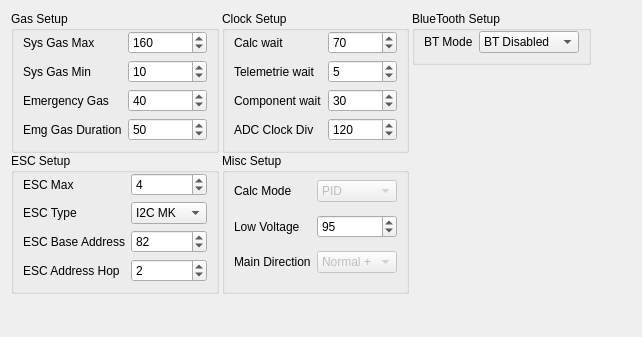
   <widget class="QWidget" name="basicSettings">
    <property name="accessibleName">
     <string/>
    </property>
    <attribute name="title">
     <string>Basic Settings</string>
    </attribute>
    <layout class="QGridLayout" name="gridLayout_2">
     <property name="bottomMargin">
      <number>3</number>
     </property>
     <property name="horizontalSpacing">
      <number>3</number>
     </property>
     <property name="verticalSpacing">
      <number>0</number>
     </property>
     <item row="0" column="0" rowspan="3">
      <widget class="QGroupBox" name="gasSetup">
       <property name="font">
        <font>
         <weight>50</weight>
         <bold>false</bold>
        </font>
       </property>
       <property name="title">
        <string>Gas Setup</string>
       </property>
       <layout class="QGridLayout" name="gridLayout_42">
        <property name="topMargin">
         <number>0</number>
        </property>
        <item row="0" column="0">
         <widget class="QLabel" name="label">
          <property name="font">
           <font>
            <weight>50</weight>
            <bold>false</bold>
           </font>
          </property>
          <property name="text">
           <string>Sys Gas Max</string>
          </property>
         </widget>
        </item>
        <item row="0" column="1">
         <widget class="QSpinBox" name="sysGasMax">
          <property name="enabled">
           <bool>true</bool>
          </property>
          <property name="toolTip">
           <string>This setup is to controll how much Throtle the system will alow after stick and math has be processed. Its kind of a limiter so handle with care. 
After you did some experimenting and your sure your flyer works as expected set this to 254.</string>
          </property>
          <property name="minimum">
           <number>0</number>
          </property>
          <property name="maximum">
           <number>254</number>
          </property>
          <property name="value">
           <number>160</number>
          </property>
         </widget>
        </item>
        <item row="1" column="0">
         <widget class="QLabel" name="label_5">
          <property name="font">
           <font>
            <weight>50</weight>
            <bold>false</bold>
           </font>
          </property>
          <property name="text">
           <string>Sys Gas Min</string>
          </property>
         </widget>
        </item>
        <item row="1" column="1">
         <widget class="QSpinBox" name="sysGasMin">
          <property name="minimum">
           <number>0</number>
          </property>
          <property name="maximum">
           <number>40</number>
          </property>
          <property name="value">
           <number>10</number>
          </property>
         </widget>
        </item>
        <item row="2" column="0">
         <widget class="QLabel" name="label_2">
          <property name="font">
           <font>
            <weight>50</weight>
            <bold>false</bold>
           </font>
          </property>
          <property name="text">
           <string>Emergency Gas</string>
          </property>
         </widget>
        </item>
        <item row="2" column="1">
         <widget class="QSpinBox" name="emgGas">
          <property name="minimum">
           <number>0</number>
          </property>
          <property name="maximum">
           <number>120</number>
          </property>
          <property name="value">
           <number>40</number>
          </property>
         </widget>
        </item>
        <item row="3" column="0">
         <widget class="QLabel" name="label_3">
          <property name="font">
           <font>
            <weight>50</weight>
            <bold>false</bold>
           </font>
          </property>
          <property name="text">
           <string>Emg Gas Duration</string>
          </property>
         </widget>
        </item>
        <item row="3" column="1">
         <widget class="QSpinBox" name="emgGasDur">
          <property name="minimum">
           <number>0</number>
          </property>
          <property name="maximum">
           <number>254</number>
          </property>
          <property name="value">
           <number>50</number>
          </property>
         </widget>
        </item>
       </layout>
      </widget>
     </item>
     <item row="0" column="1" rowspan="3">
      <widget class="QGroupBox" name="ClockSetup">
       <property name="font">
        <font>
         <weight>50</weight>
         <bold>false</bold>
        </font>
       </property>
       <property name="title">
        <string>Clock Setup</string>
       </property>
       <layout class="QGridLayout" name="gridLayout_45">
        <property name="topMargin">
         <number>0</number>
        </property>
        <item row="0" column="0">
         <widget class="QLabel" name="label_9">
          <property name="font">
           <font>
            <weight>50</weight>
            <bold>false</bold>
           </font>
          </property>
          <property name="text">
           <string>Calc wait</string>
          </property>
         </widget>
        </item>
        <item row="0" column="1">
         <widget class="QSpinBox" name="calcWait">
          <property name="toolTip">
           <string>Wait how many main cycles to start a calculation cycle.
This is athe poor mans solution for this. But for now it works fine ;)</string>
          </property>
          <property name="minimum">
           <number>0</number>
          </property>
          <property name="maximum">
           <number>250</number>
          </property>
          <property name="value">
           <number>70</number>
          </property>
         </widget>
        </item>
        <item row="1" column="0">
         <widget class="QLabel" name="label_12">
          <property name="font">
           <font>
            <weight>50</weight>
            <bold>false</bold>
           </font>
          </property>
          <property name="text">
           <string>Telemetrie wait</string>
          </property>
         </widget>
        </item>
        <item row="1" column="1">
         <widget class="QSpinBox" name="telemetrieWait">
          <property name="toolTip">
           <string>How many calc cycles to wait to print out telemetri.</string>
          </property>
          <property name="minimum">
           <number>0</number>
          </property>
          <property name="maximum">
           <number>255</number>
          </property>
          <property name="value">
           <number>5</number>
          </property>
         </widget>
        </item>
        <item row="2" column="0">
         <widget class="QLabel" name="label_10">
          <property name="font">
           <font>
            <weight>50</weight>
            <bold>false</bold>
           </font>
          </property>
          <property name="text">
           <string>Component wait</string>
          </property>
         </widget>
        </item>
        <item row="2" column="1">
         <widget class="QSpinBox" name="componentWait">
          <property name="toolTip">
           <string>How many calc cycles to wait to read the componets data.
For now this is the compass.</string>
          </property>
          <property name="minimum">
           <number>0</number>
          </property>
          <property name="maximum">
           <number>255</number>
          </property>
          <property name="value">
           <number>30</number>
          </property>
         </widget>
        </item>
        <item row="3" column="0">
         <widget class="QLabel" name="label_11">
          <property name="font">
           <font>
            <weight>50</weight>
            <bold>false</bold>
           </font>
          </property>
          <property name="text">
           <string>ADC Clock Div</string>
          </property>
         </widget>
        </item>
        <item row="3" column="1">
         <widget class="QSpinBox" name="ADCClockDiv">
          <property name="minimum">
           <number>0</number>
          </property>
          <property name="maximum">
           <number>255</number>
          </property>
          <property name="value">
           <number>120</number>
          </property>
         </widget>
        </item>
       </layout>
      </widget>
     </item>
     <item row="0" column="3">
      <spacer name="horizontalSpacer_8">
       <property name="orientation">
        <enum>Qt::Horizontal</enum>
       </property>
       <property name="sizeHint" stdset="0">
        <size>
         <width>40</width>
         <height>20</height>
        </size>
       </property>
      </spacer>
     </item>
     <item row="3" column="0">
      <widget class="QGroupBox" name="ESCSetup">
       <property name="title">
        <string>ESC Setup</string>
       </property>
       <layout class="QGridLayout" name="gridLayout_43">
        <property name="topMargin">
         <number>0</number>
        </property>
        <item row="0" column="0">
         <widget class="QLabel" name="label_4">
          <property name="font">
           <font>
            <weight>50</weight>
            <bold>false</bold>
           </font>
          </property>
          <property name="text">
           <string>ESC Max</string>
          </property>
         </widget>
        </item>
        <item row="0" column="1">
         <widget class="QSpinBox" name="ESCMax">
          <property name="accelerated">
           <bool>false</bool>
          </property>
          <property name="minimum">
           <number>3</number>
          </property>
          <property name="maximum">
           <number>12</number>
          </property>
          <property name="value">
           <number>4</number>
          </property>
         </widget>
        </item>
        <item row="1" column="0">
         <widget class="QLabel" name="label_8">
          <property name="font">
           <font>
            <weight>50</weight>
            <bold>false</bold>
           </font>
          </property>
          <property name="text">
           <string>ESC Type</string>
          </property>
         </widget>
        </item>
        <item row="2" column="0">
         <widget class="QLabel" name="label_6">
          <property name="font">
           <font>
            <weight>50</weight>
            <bold>false</bold>
           </font>
          </property>
          <property name="text">
           <string>ESC Base Address</string>
          </property>
         </widget>
        </item>
        <item row="2" column="1">
         <widget class="QSpinBox" name="ESCBaseAddress">
          <property name="minimum">
           <number>0</number>
          </property>
          <property name="maximum">
           <number>254</number>
          </property>
          <property name="value">
           <number>82</number>
          </property>
         </widget>
        </item>
        <item row="3" column="0">
         <widget class="QLabel" name="label_7">
          <property name="font">
           <font>
            <weight>50</weight>
            <bold>false</bold>
           </font>
          </property>
          <property name="text">
           <string>ESC Address Hop</string>
          </property>
         </widget>
        </item>
        <item row="3" column="1">
         <widget class="QSpinBox" name="ESCAddressHop">
          <property name="maximum">
           <number>10</number>
          </property>
          <property name="value">
           <number>2</number>
          </property>
         </widget>
        </item>
        <item row="1" column="1">
         <widget class="QComboBox" name="ESCType">
          <item>
           <property name="text">
            <string>I2C MK</string>
           </property>
          </item>
          <item>
           <property name="text">
            <string>I2C YGE</string>
           </property>
          </item>
          <item>
           <property name="text">
            <string>PPM</string>
           </property>
          </item>
         </widget>
        </item>
       </layout>
      </widget>
     </item>
     <item row="3" column="1">
      <widget class="QGroupBox" name="miscSetup">
       <property name="title">
        <string>Misc Setup</string>
       </property>
       <layout class="QGridLayout" name="gridLayout_44">
        <property name="topMargin">
         <number>0</number>
        </property>
        <item row="0" column="0">
         <widget class="QLabel" name="label_17">
          <property name="font">
           <font>
            <weight>50</weight>
            <bold>false</bold>
           </font>
          </property>
          <property name="text">
           <string>Calc Mode</string>
          </property>
         </widget>
        </item>
        <item row="1" column="0">
         <widget class="QLabel" name="label_20">
          <property name="font">
           <font>
            <weight>50</weight>
            <bold>false</bold>
           </font>
          </property>
          <property name="text">
           <string>Low Voltage</string>
          </property>
         </widget>
        </item>
        <item row="1" column="1">
         <widget class="QSpinBox" name="lowVoltage">
          <property name="minimum">
           <number>87</number>
          </property>
          <property name="maximum">
           <number>130</number>
          </property>
          <property name="value">
           <number>95</number>
          </property>
         </widget>
        </item>
        <item row="2" column="0">
         <widget class="QLabel" name="label_18">
          <property name="font">
           <font>
            <weight>50</weight>
            <bold>false</bold>
           </font>
          </property>
          <property name="text">
           <string>Main Direction</string>
          </property>
         </widget>
        </item>
        <item row="0" column="1">
         <widget class="QComboBox" name="calcMode">
          <property name="enabled">
           <bool>false</bool>
          </property>
          <item>
           <property name="text">
            <string>PID</string>
           </property>
          </item>
          <item>
           <property name="text">
            <string>PD</string>
           </property>
          </item>
         </widget>
        </item>
        <item row="2" column="1">
         <widget class="QComboBox" name="mainDirection">
          <property name="enabled">
           <bool>false</bool>
          </property>
          <property name="maximumSize">
           <size>
            <width>80</width>
            <height>16777215</height>
           </size>
          </property>
          <item>
           <property name="text">
            <string>Normal +</string>
           </property>
          </item>
          <item>
           <property name="text">
            <string>90° + Mode</string>
           </property>
          </item>
          <item>
           <property name="text">
            <string>180° + Mode</string>
           </property>
          </item>
          <item>
           <property name="text">
            <string>270° + Mode</string>
           </property>
          </item>
          <item>
           <property name="text">
            <string>45° X Mode</string>
           </property>
          </item>
          <item>
           <property name="text">
            <string>135° X Mode</string>
           </property>
          </item>
          <item>
           <property name="text">
            <string>225° X Mode</string>
           </property>
          </item>
         </widget>
        </item>
       </layout>
      </widget>
     </item>
     <item row="5" column="0">
      <spacer name="verticalSpacer_31">
       <property name="orientation">
        <enum>Qt::Vertical</enum>
       </property>
       <property name="sizeHint" stdset="0">
        <size>
         <width>20</width>
         <height>40</height>
        </size>
       </property>
      </spacer>
     </item>
     <item row="5" column="2">
      <spacer name="verticalSpacer_6">
       <property name="orientation">
        <enum>Qt::Vertical</enum>
       </property>
       <property name="sizeHint" stdset="0">
        <size>
         <width>20</width>
         <height>40</height>
        </size>
       </property>
      </spacer>
     </item>
     <item row="0" column="2">
      <widget class="QGroupBox" name="groupBox">
       <property name="minimumSize">
        <size>
         <width>113</width>
         <height>0</height>
        </size>
       </property>
       <property name="maximumSize">
        <size>
         <width>16777215</width>
         <height>84</height>
        </size>
       </property>
       <property name="title">
        <string>BlueTooth Setup</string>
       </property>
       <layout class="QHBoxLayout" name="horizontalLayout_2">
        <property name="topMargin">
         <number>0</number>
        </property>
        <item>
         <widget class="QLabel" name="label_250">
          <property name="text">
           <string>BT Mode</string>
          </property>
         </widget>
        </item>
        <item>
         <widget class="QComboBox" name="BTMode">
          <property name="toolTip">
           <string>This enables the bluetooth serial to send telemetrie data.
Anyways bluetooth will always accept setup data. 
You can even send setup data during flight. 

But in no case think about flashing in flight. 
Inflight flashing will cut the engines off!</string>
          </property>
          <property name="currentIndex">
           <number>0</number>
          </property>
          <property name="maxVisibleItems">
           <number>4</number>
          </property>
          <property name="maxCount">
           <number>4</number>
          </property>
          <item>
           <property name="text">
            <string>BT Disabled</string>
           </property>
          </item>
          <item>
           <property name="text">
            <string>BT Enabled</string>
           </property>
          </item>
          <item>
           <property name="text">
            <string>BT Exclusive</string>
           </property>
          </item>
         </widget>
        </item>
       </layout>
      </widget>
     </item>
    </layout>
   </widget>
